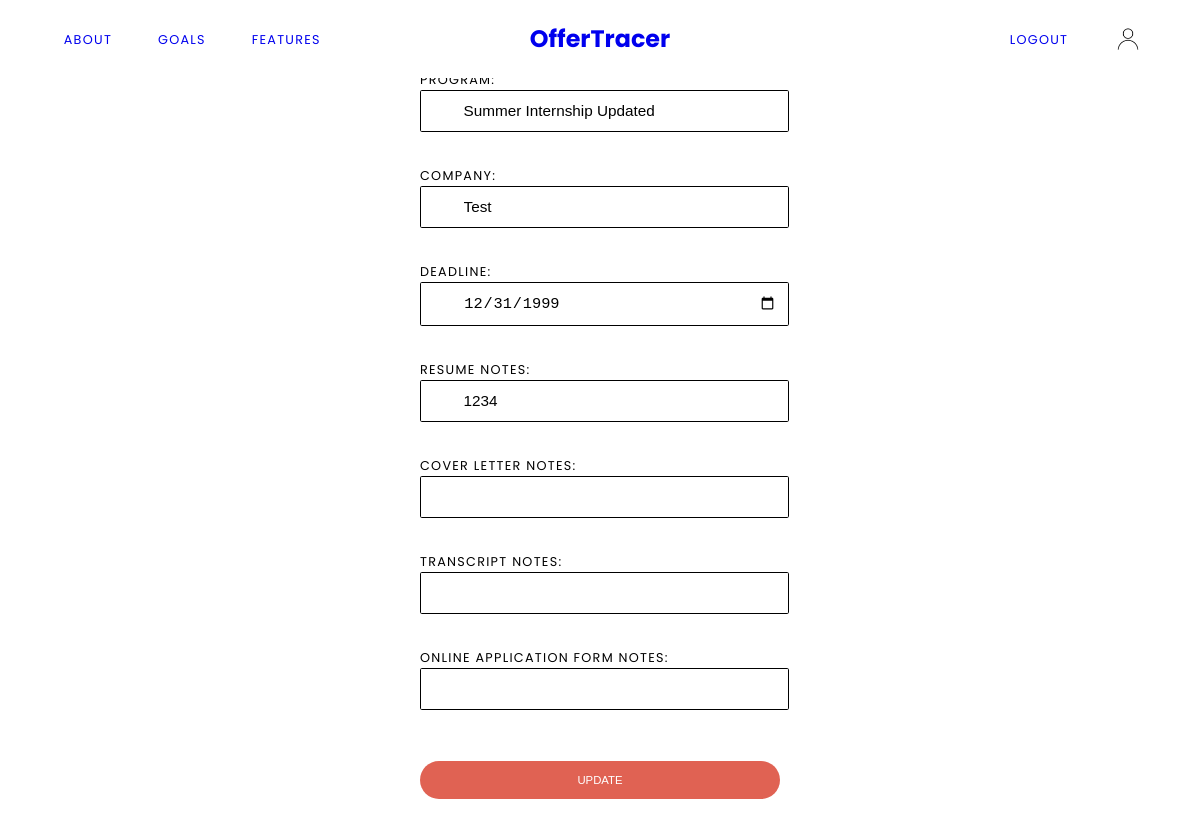
Page /job_update/1 (signed in) on the committed database.
### models.py (models this page shows, shortened)
class Job(db.Model):
	id = db.Column(db.Integer, primary_key=True)
	program = db.Column(db.String(100), nullable=False)
	company = db.Column(db.String(100), nullable=False)
	deadline = db.Column(db.DateTime)
	resume = db.Column(db.Boolean(False), nullable=False)
	resumeNotes = db.Column(db.Text)
	coverletter = db.Column(db.Boolean(False), nullable=False)
	coverletterNotes = db.Column(db.Text)
	transcript = db.Column(db.Boolean(False), nullable=False)
	transcriptNotes = db.Column(db.Text)
	onlineForm = db.Column(db.Boolean(False), nullable=False)#online application form whether filled out or not
	onlineFormNotes = db.Column(db.Text)
	user_id = db.Column(db.Integer, db.ForeignKey('user.id'), nullable=False)
	tasks = db.relationship('Task', backref='position', lazy=True)
	assessments = db.relationship('Assessment', backref='position', lazy=True)

### main.py (the view, shortened to what this page needs)
@main.route('/job_update/<int:job_id>', methods=['GET','POST'])
@login_required
def job_update(job_id):
	job = Job.query.get_or_404(job_id)
	return render_template('update_job.html', job=job)

### app.py (called while the page is built)
@login_manager.user_loader
def load_user(user_id):
	return User.query.get(int(user_id))

### templates/update_job.html (shortened to what this page needs)
{% extends "base.html" %}
{% block content %}
<div class="sectionContainer fullContainer">
	<form method="POST" action="" class="content containAlignCenter loginContent">
		<h2>Update Application</h2>
		<label for="program">Program: </label><br><input type="text" name="program" id="program" class="inputNormal" value="{{job.program}}" required><br>
		<label for="company">Company: </label><br><input type="text" name="company" id="company" class="inputNormal" value="{{job.company}}" required><br>
		<label for="deadline">Deadline: </label><br><input type="date" name="deadline" id="company" class="inputNormal" value="{{job.deadline.date()}}" required=""><br>
		<label for="resumeNotes">Resume Notes:</label><br><input type="text" name="resumeNotes" id="resumeNotes" class="inputNormal" value="{{job.resumeNotes}}"><br>
		<label for="coverletterNotes">Cover Letter Notes:</label><br><input type="text" name="coverletterNotes" id="coverletterNotes" class="inputNormal" value="{{job.coverletterNotes}}"><br>
		<label for="transcriptNotes">Transcript Notes:</label><br><input type="text" name="transcriptNotes" id="transcriptNotes" class="inputNormal" value="{{job.transcriptNotes}}"><br>
		<label for="onlineFormNotes">Online Application Form Notes:</label><br><input type="text" name="onlineFormNotes" id="onlineFormNotes" class="inputNormal" value="{{job.onlineFormNotes}}"><br>
		<input type="submit" value="Update" class="submit navSignup" id="submit">
	</form>
</div>
{% endblock %}

### static/css/nav.css (style rules this page uses)
.navSignup { padding: 15px; padding-left: 30px; padding-right: 30px; background-color: #e06253; border-radius: 30px; text-decoration: none; text-transform: uppercase; }

### static/css/styles.css (style rules this page uses)
html, body, .container { margin: 0; height: 100%; }
.sectionContainer { margin: 0 auto; width: 100%; align-self: center; display: flex; flex-wrap: wrap; justify-content: center; }
.fullContainer { min-height: 100%; }
.content { height: auto; max-width: 80%; font-family: 'Poppins', sans-serif; display: flex; align-items: center; }
.containAlignCenter { margin: 0 auto; align-self: center; display: flex; flex-wrap: wrap; justify-content: center; }
@media (max-width: 1350px) { html { zoom: 90%; } }
@media (max-width: 1250px) { html { zoom: 85%; } }

### static/css/loginsys.css (style rules this page uses)
.loginContent { width: 30%; display: block; padding-bottom: 80px; }
.loginContent h2 { font-size: 22px; text-transform: uppercase; font-weight: normal; letter-spacing: 2px; margin-bottom: 30px; }
.loginContent label { font-size: 15px; text-transform: uppercase; letter-spacing: 1.5px; font-weight: normal; }
.inputNormal { font-size: 18px; font-weight: normal; margin-bottom: 40px; width: 87%; padding: 13px; padding-left: 50px; outline: none; border: 1px solid black; border-radius: 2px; }
.submit { margin-top: 20px; outline: none; border: none; color: white; width: 100%; border-radius: 30px; }

### rows in the picture
Job: program "Summer Internship Updated", company "Test", deadline "12/31/1999", resumeNotes "1234"
